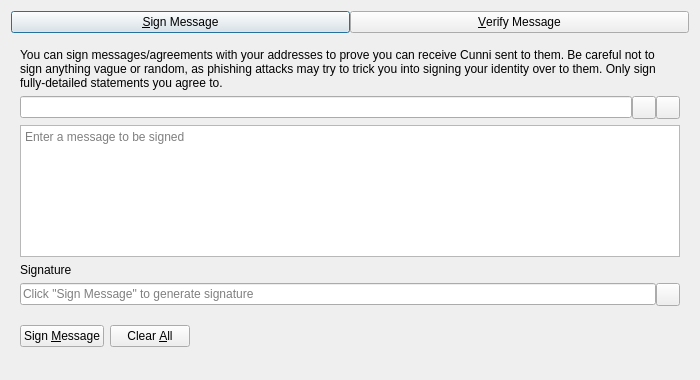
<?xml version="1.0" encoding="UTF-8"?>
<ui version="4.0">
 <class>SignVerifyMessageDialog</class>
 <widget class="QDialog" name="SignVerifyMessageDialog">
  <property name="geometry">
   <rect>
    <x>0</x>
    <y>0</y>
    <width>700</width>
    <height>380</height>
   </rect>
  </property>
  <property name="windowTitle">
   <string>Signatures - Sign / Verify a Message</string>
  </property>
  <property name="modal">
   <bool>true</bool>
  </property>
  <layout class="QVBoxLayout" name="verticalLayout">
   <item>
    <layout class="QHBoxLayout" name="horizontalLayout_Buttons_2">
     <property name="spacing">
      <number>0</number>
     </property>
     <property name="topMargin">
      <number>0</number>
     </property>
     <item>
      <widget class="QPushButton" name="btnSignMessage">
       <property name="text">
        <string>&amp;Sign Message</string>
       </property>
       <property name="checkable">
        <bool>true</bool>
       </property>
      </widget>
     </item>
     <item>
      <widget class="QPushButton" name="btnVerifyMessage">
       <property name="text">
        <string>&amp;Verify Message</string>
       </property>
       <property name="checkable">
        <bool>true</bool>
       </property>
      </widget>
     </item>
    </layout>
   </item>
   <item>
    <widget class="QStackedWidget" name="stackedWidgetSig">
     <property name="minimumSize">
      <size>
       <width>0</width>
       <height>0</height>
      </size>
     </property>
     <property name="currentIndex">
      <number>0</number>
     </property>
     <widget class="QWidget" name="pageSignMessage">
      <layout class="QVBoxLayout" name="verticalLayout_SM">
       <item>
        <widget class="QLabel" name="infoLabel_SM">
         <property name="text">
          <string>You can sign messages/agreements with your addresses to prove you can receive Cunni sent to them. Be careful not to sign anything vague or random, as phishing attacks may try to trick you into signing your identity over to them. Only sign fully-detailed statements you agree to.</string>
         </property>
         <property name="textFormat">
          <enum>Qt::PlainText</enum>
         </property>
         <property name="wordWrap">
          <bool>true</bool>
         </property>
        </widget>
       </item>
       <item>
        <layout class="QHBoxLayout" name="horizontalLayout_1_SM">
         <property name="spacing">
          <number>0</number>
         </property>
         <item>
          <widget class="QValidatedLineEdit" name="addressIn_SM">
           <property name="toolTip">
            <string>The Cunni address to sign the message with</string>
           </property>
          </widget>
         </item>
         <item>
          <widget class="QToolButton" name="addressBookButton_SM">
           <property name="toolTip">
            <string>Choose previously used address</string>
           </property>
           <property name="text">
            <string/>
           </property>
           <property name="shortcut">
            <string>Alt+A</string>
           </property>
          </widget>
         </item>
         <item>
          <widget class="QToolButton" name="pasteButton_SM">
           <property name="toolTip">
            <string>Paste address from clipboard</string>
           </property>
           <property name="text">
            <string/>
           </property>
           <property name="shortcut">
            <string>Alt+P</string>
           </property>
          </widget>
         </item>
        </layout>
       </item>
       <item>
        <widget class="QPlainTextEdit" name="messageIn_SM">
         <property name="toolTip">
          <string>Enter the message you want to sign here</string>
         </property>
         <property name="placeholderText">
          <string>Enter a message to be signed</string>
         </property>
        </widget>
       </item>
       <item>
        <widget class="QLabel" name="signatureLabel_SM">
         <property name="text">
          <string>Signature</string>
         </property>
         <property name="textFormat">
          <enum>Qt::PlainText</enum>
         </property>
        </widget>
       </item>
       <item>
        <layout class="QHBoxLayout" name="horizontalLayout_2_SM">
         <property name="spacing">
          <number>0</number>
         </property>
         <item>
          <widget class="QLineEdit" name="signatureOut_SM">
           <property name="placeholderText">
            <string>Click "Sign Message" to generate signature</string>
           </property>
           <property name="readOnly">
            <bool>true</bool>
           </property>
          </widget>
         </item>
         <item>
          <widget class="QToolButton" name="copySignatureButton_SM">
           <property name="toolTip">
            <string>Copy the current signature to the system clipboard</string>
           </property>
           <property name="text">
            <string/>
           </property>
          </widget>
         </item>
        </layout>
       </item>
       <item>
        <layout class="QHBoxLayout" name="horizontalLayout_3_SM">
         <item>
          <widget class="QPushButton" name="signMessageButton_SM">
           <property name="toolTip">
            <string>Sign the message to prove you own this Cunni address</string>
           </property>
           <property name="text">
            <string>Sign &amp;Message</string>
           </property>
           <property name="autoDefault">
            <bool>false</bool>
           </property>
          </widget>
         </item>
         <item>
          <widget class="QPushButton" name="clearButton_SM">
           <property name="toolTip">
            <string>Reset all sign message fields</string>
           </property>
           <property name="text">
            <string>Clear &amp;All</string>
           </property>
           <property name="autoDefault">
            <bool>false</bool>
           </property>
          </widget>
         </item>
         <item>
          <spacer name="horizontalSpacer_1_SM">
           <property name="orientation">
            <enum>Qt::Horizontal</enum>
           </property>
           <property name="sizeHint" stdset="0">
            <size>
             <width>40</width>
             <height>48</height>
            </size>
           </property>
          </spacer>
         </item>
         <item>
          <widget class="QLabel" name="statusLabel_SM">
           <property name="text">
            <string/>
           </property>
           <property name="wordWrap">
            <bool>true</bool>
           </property>
          </widget>
         </item>
         <item>
          <spacer name="horizontalSpacer_2_SM">
           <property name="orientation">
            <enum>Qt::Horizontal</enum>
           </property>
           <property name="sizeHint" stdset="0">
            <size>
             <width>40</width>
             <height>48</height>
            </size>
           </property>
          </spacer>
         </item>
        </layout>
       </item>
      </layout>
     </widget>
     <widget class="QWidget" name="pageVerifyMessage">
      <layout class="QVBoxLayout" name="verticalLayout_VM">
       <item>
        <widget class="QLabel" name="infoLabel_VM">
         <property name="text">
          <string>Enter the receiver's address, message (ensure you copy line breaks, spaces, tabs, etc. exactly) and signature below to verify the message. Be careful not to read more into the signature than what is in the signed message itself, to avoid being tricked by a man-in-the-middle attack. Note that this only proves the signing party receives with the address, it cannot prove sendership of any transaction!</string>
         </property>
         <property name="textFormat">
          <enum>Qt::PlainText</enum>
         </property>
         <property name="alignment">
          <set>Qt::AlignLeading|Qt::AlignLeft|Qt::AlignTop</set>
         </property>
         <property name="wordWrap">
          <bool>true</bool>
         </property>
        </widget>
       </item>
       <item>
        <layout class="QHBoxLayout" name="horizontalLayout_1_VM">
         <property name="spacing">
          <number>0</number>
         </property>
         <item>
          <widget class="QValidatedLineEdit" name="addressIn_VM">
           <property name="toolTip">
            <string>The Cunni address the message was signed with</string>
           </property>
          </widget>
         </item>
         <item>
          <widget class="QToolButton" name="addressBookButton_VM">
           <property name="toolTip">
            <string>Choose previously used address</string>
           </property>
           <property name="text">
            <string/>
           </property>
           <property name="shortcut">
            <string>Alt+A</string>
           </property>
          </widget>
         </item>
        </layout>
       </item>
       <item>
        <widget class="QPlainTextEdit" name="messageIn_VM">
          <property name="toolTip">
            <string>The signed message to verify</string>
          </property>
          <property name="placeholderText">
            <string>Enter a message to be verified</string>
          </property>
        </widget>
       </item>
       <item>
        <widget class="QValidatedLineEdit" name="signatureIn_VM">
          <property name="toolTip">
            <string>The signature given when the message was signed</string>
          </property>
          <property name="placeholderText">
            <string>Enter a signature for the message to be verified</string>
          </property>
        </widget>
       </item>
       <item>
        <layout class="QHBoxLayout" name="horizontalLayout_2_VM">
         <item>
          <widget class="QPushButton" name="verifyMessageButton_VM">
           <property name="toolTip">
            <string>Verify the message to ensure it was signed with the specified Cunni address</string>
           </property>
           <property name="text">
            <string>Verify &amp;Message</string>
           </property>
           <property name="autoDefault">
            <bool>false</bool>
           </property>
          </widget>
         </item>
         <item>
          <widget class="QPushButton" name="clearButton_VM">
           <property name="toolTip">
            <string>Reset all verify message fields</string>
           </property>
           <property name="text">
            <string>Clear &amp;All</string>
           </property>
           <property name="autoDefault">
            <bool>false</bool>
           </property>
          </widget>
         </item>
         <item>
          <spacer name="horizontalSpacer_1_VM">
           <property name="orientation">
            <enum>Qt::Horizontal</enum>
           </property>
           <property name="sizeHint" stdset="0">
            <size>
             <width>40</width>
             <height>48</height>
            </size>
           </property>
          </spacer>
         </item>
         <item>
          <widget class="QLabel" name="statusLabel_VM">
           <property name="text">
            <string/>
           </property>
           <property name="wordWrap">
            <bool>true</bool>
           </property>
          </widget>
         </item>
         <item>
          <spacer name="horizontalSpacer_2_VM">
           <property name="orientation">
            <enum>Qt::Horizontal</enum>
           </property>
           <property name="sizeHint" stdset="0">
            <size>
             <width>40</width>
             <height>48</height>
            </size>
           </property>
          </spacer>
         </item>
        </layout>
       </item>
      </layout>
     </widget>
    </widget>
   </item>
  </layout>
 </widget>
 <customwidgets>
  <customwidget>
   <class>QValidatedLineEdit</class>
   <extends>QLineEdit</extends>
   <header>qt/qvalidatedlineedit.h</header>
  </customwidget>
 </customwidgets>
 <resources>
  <include location="../cunni.qrc"/>
 </resources>
 <connections/>
</ui>
